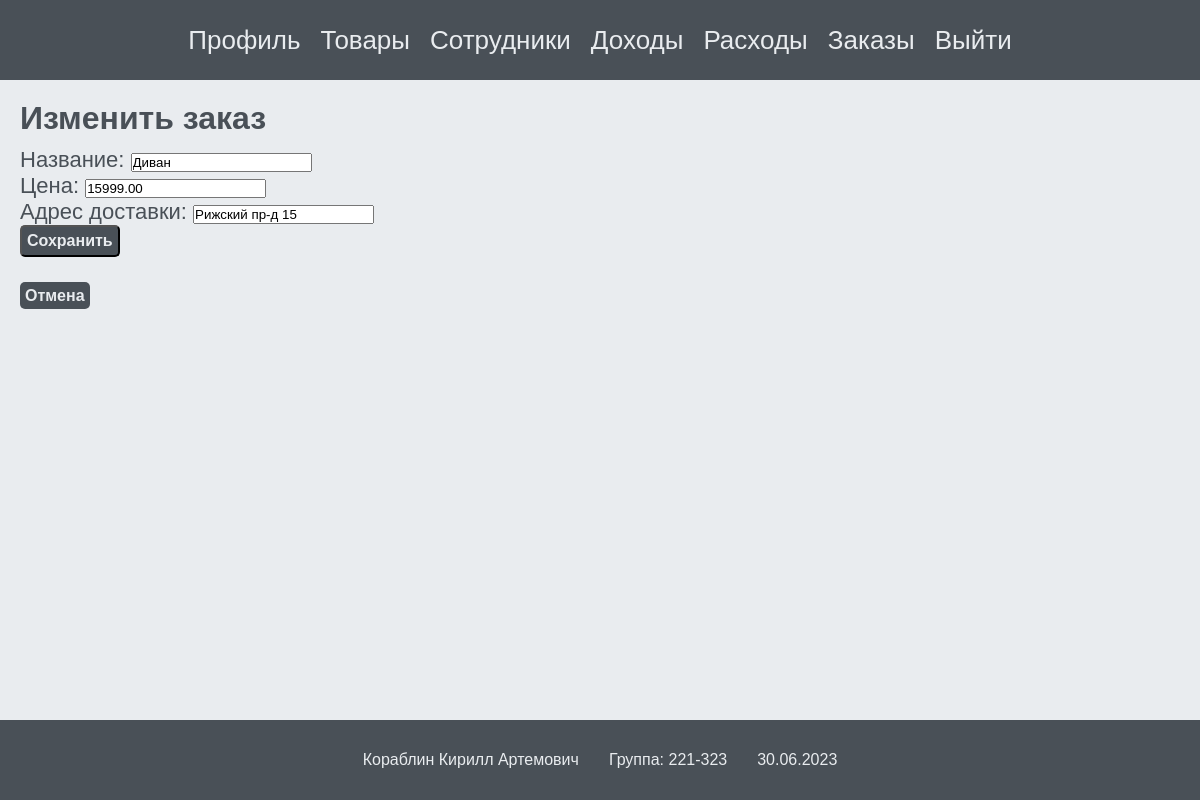
Screenshot of /orders/edit/5/ with the database file from the repository.
### orders/models.py (models this page shows, shortened)
class Order(models.Model):
    product_name = models.CharField(max_length=100, verbose_name='Название')
    price = models.DecimalField(max_digits=10, decimal_places=2, verbose_name='Цена')
    delivery_address = models.CharField(max_length=200, verbose_name='Адрес доставки')
    employees = models.ManyToManyField(Employee, verbose_name='Сотрудник')
    date = models.DateField(null=True, verbose_name='Дата')

### orders/views.py (the view)
# urls.py: path('edit/<int:order_id>/', views.order_update, name='order_update'),
def order_update(request, order_id):
    order = Order.objects.get(id=order_id)
    if request.method == 'POST':
        form = OrderForm(request.POST, instance=order)
        if form.is_valid():
            form.save()
            return redirect('orders:orders')
    else:
        form = OrderForm(instance=order)
    return render(request, 'orders/order_update.html', {'form': form, 'order': order})

### orders/forms.py
class OrderForm(forms.ModelForm):
    class Meta:
        model = Order
        fields = ['product_name', 'price', 'delivery_address']

### orders/templates/orders/order_update.html (shortened to what this page needs)
{% extends 'core/profile-base.html' %}
{% block content %}
    <h1 class="storage__title">Изменить заказ</h1>
    <form method="post" class="storage__form">
        {{ form.as_p }}
        <button type="submit" class="storage__button">Сохранить</button>
    </form>
    <a href="{% url 'orders:orders' %}" class="storage__button">Отмена</a>
{% endblock %}

### core/static/core/css/style.css (style rules this page uses)
.storage__title { font-family: Arial, Helvetica, sans-serif; text-align: left; font-size: 32px; color: #495057; margin-bottom: 10px; }
.storage__form { font-family: Arial, Helvetica, sans-serif; font-size: 22px; color: #495057; margin-bottom: 10px; }
.storage__button { max-width: 200px; font-size: 16px; font-family: Arial, Helvetica, sans-serif; background-color: #495057; color: #e9ecef; border-radius: 5px; font-weight: 700; padding: 5px; margin-bottom: 20px; cursor: pointer; }

### rows the page displays
Order: product_name "Диван", price "15999.00", delivery_address "Рижский пр-д 15"
